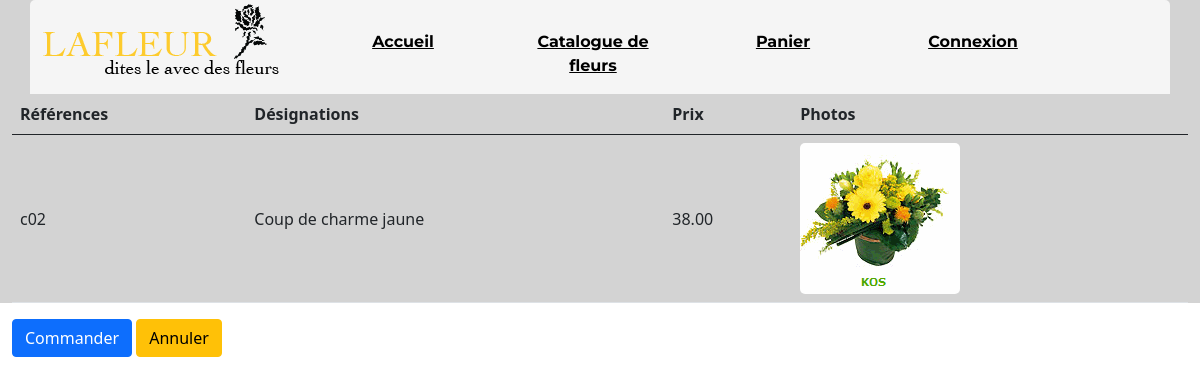
The app's page /commande/panier.php?id=c02&action=ajouter with its own data.
### tables this page shows
CREATE TABLE `produit` (
  `id` varchar(32) NOT NULL,
  `description` varchar(50) NOT NULL,
  `prix` decimal(10,2) NOT NULL,
  `image` varchar(50) NOT NULL,
  `idCategorie` varchar(32) NOT NULL
);

### include/config_variables.php (called while the page is built, shortened)
<?php
    $db_table = "produit";
?>

### commande/config_variable.php (called while the page is built, shortened)
<?php
    $page_panier_titre_col1 = "Références";
    $page_panier_titre_col2 = "Désignations";
    $page_panier_titre_col3 = "Prix";
    $page_panier_titre_col4 = "Photos";
?>

### commande/panier.php (the view, shortened to what this page needs)
<?php
    include('config_variable.php');
    include('../connect_db.php');
    include('../include/header.php');
?>
<?php
        $resultat = $db->query('SELECT * FROM '.$db_table.' WHERE id = "'.$_GET['id'].'"');
        while ($col = $resultat->fetch()) {
?>
        <?php if ($_GET['action'] == "ajouter") {?>
            <table class="table align-middle">
            <thead>
                <tr>
                    <th scope="col"><?php echo($page_panier_titre_col1) ?></th>
                    <th scope="col"><?php echo($page_panier_titre_col2) ?></th>
                    <th scope="col"><?php echo($page_panier_titre_col3) ?></th>
                    <th scope="col"><?php echo($page_panier_titre_col4) ?></th>
                </tr>
            </thead>
                    <form action="commander.php" methode="POST">
                    <tr>
                        <td scope="row" name="id">
                            <?php if($_GET['action'] == "ajouter"){ ?><?php echo($col['id']); ?><?php }?>
                        </td>
                        <td name="description">
                            <?php if($_GET['action'] == "ajouter"){ ?><?php echo($col['description']); ?><?php }?>
                        </td>
                        <td name="prix">
                            <?php if($_GET['action'] == "ajouter"){ ?><?php echo($col['prix']); ?><?php }?>
                        </td>
                        <td name="image">
                            <?php if($_GET['action'] == "ajouter"){ ?><img src=<?php echo($col['image']); ?> alt="aniwa" id="img_tab"><?php }?>
                        </td>
                    </tr>
        </table>
        <div style="float:left">
            <button type="submit" class="btn btn-primary" name="action" value="commander">Commander</button>
            <button type="submit" class="btn btn-warning toastrDefaultWarning" name="action" value="annuler">Annuler</button>
        </div>
        <?php } ?>
        <?php } ?>

### css/style.css (style rules this page uses)
body { font-family:'Montserrat', sans-serif ; }
#img_tab { border-radius: 5px; }

### records on screen
produit: id "c02", description "Coup de charme jaune", prix "38.00", image (picture)

### other values on screen
$page_header_accueil "Accueil"
$page_header_catalogue "Catalogue de fleurs"
$page_header_panier "Panier"
$page_header_connexion "Connexion"
